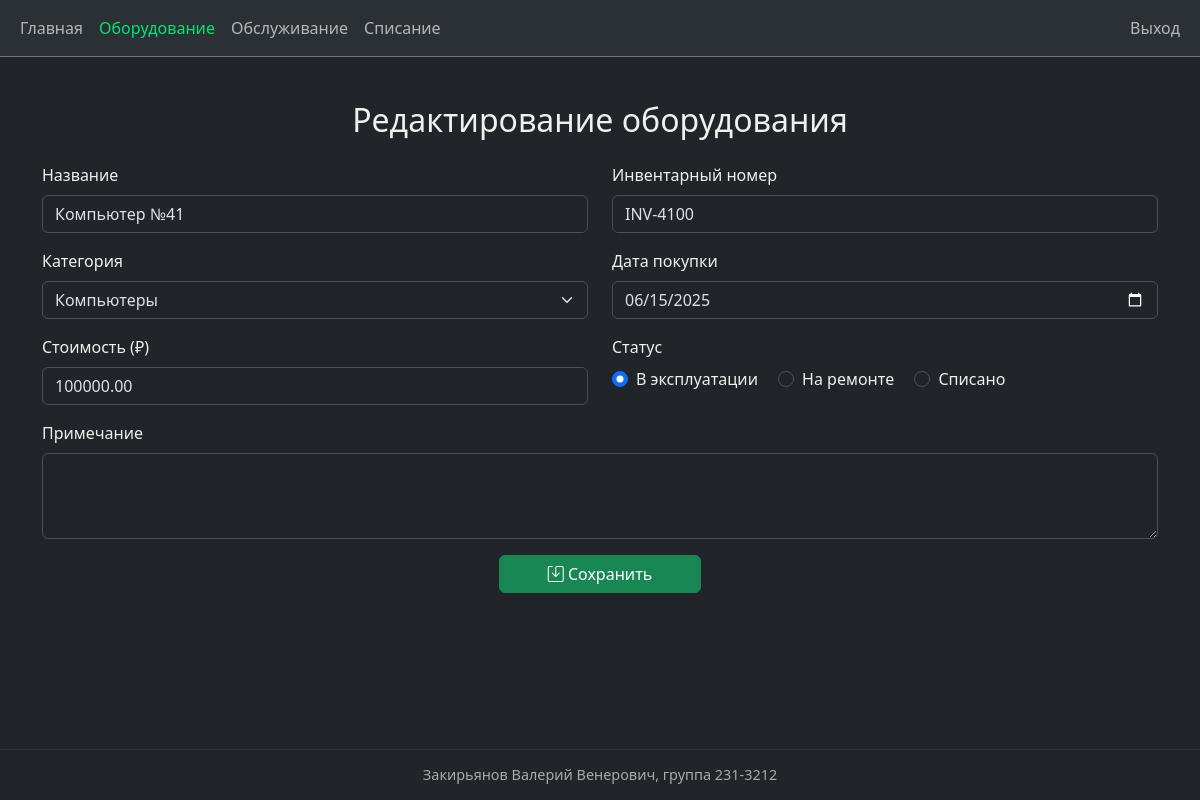
Page /equipment/16/edit (signed in) on the earlier database version.
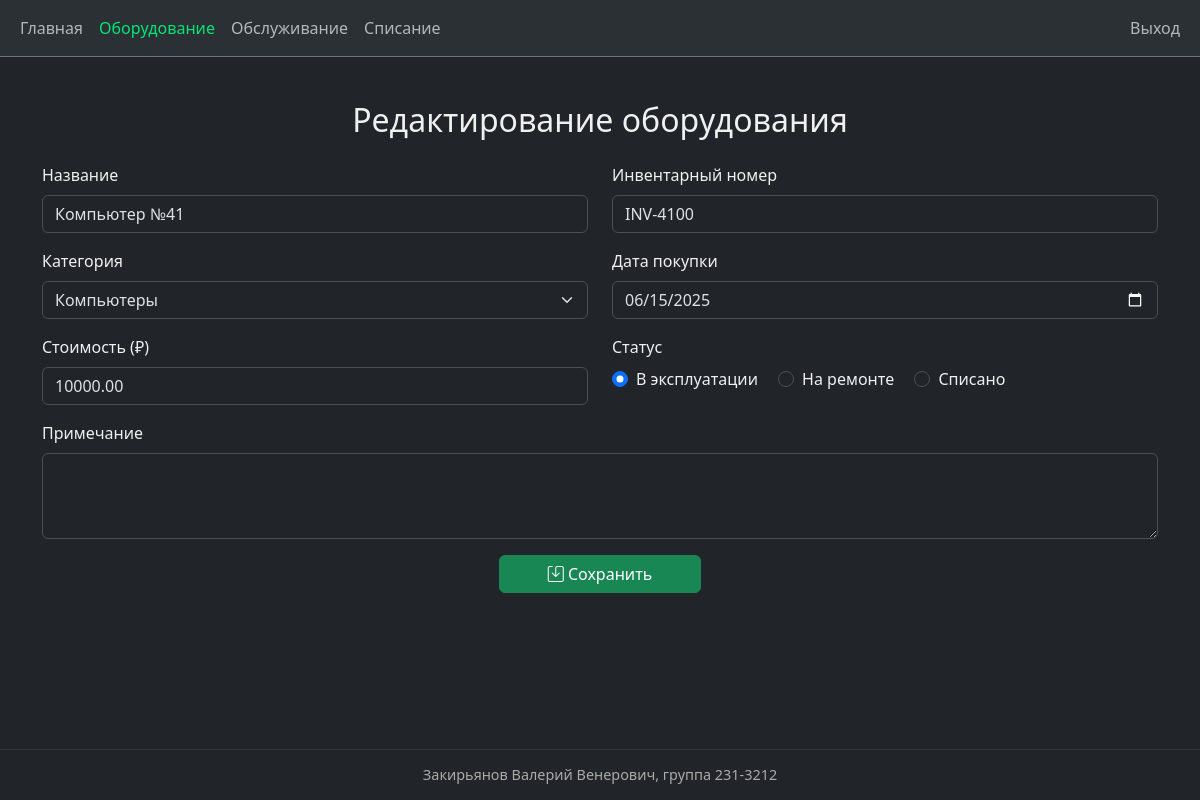
Same page on the later database version.
### app/models.py (models this page shows)
class Equipment(db.Model):
    id = db.Column(db.Integer, primary_key=True)
    name = db.Column(db.String(100), nullable=False)
    inventory_number = db.Column(db.String(50), unique=True, nullable=False)
    category_id = db.Column(db.Integer, db.ForeignKey('category.id'), nullable=False)
    purchase_date = db.Column(db.Date, nullable=False)
    price = db.Column(db.Numeric(10, 2), nullable=False)
    status = db.Column(db.Enum('active', 'repair', 'disposed', name='status_enum'), nullable=False)
    note = db.Column(db.Text)
    image_id = db.Column(db.Integer, db.ForeignKey('image.id'))
    maintenance = db.relationship('Maintenance', backref='equipment', cascade="all, delete")
    disposal = db.relationship('Disposal', backref='equipment', uselist=False, cascade="all, delete")
    responsibles = db.relationship('User', secondary=roles, backref='assigned_equipment')

### app/routes/equipment.py (the view, shortened to what this page needs)
@bp.route('/<int:id>/edit', methods=['GET', 'POST'])
@login_required
def edit_equipment(id):
    equipment = Equipment.query.get_or_404(id)
    if current_user.role != 'admin':
        flash('У вас недостаточно прав.', 'danger')
        return redirect(url_for('equipment.view_equipment', id=id))
    form = EquipmentForm(obj=equipment)
    form.category.choices = [(c.id, c.name) for c in Category.query.all()]
    return render_template('equipment_form.html', form=form, edit_mode=True, active='equipment')

### app/forms.py
class EquipmentForm(FlaskForm):
    name = StringField('Название', validators=[DataRequired()])
    inventory_number = StringField('Инвентарный номер', validators=[DataRequired()])
    category = SelectField('Категория', coerce=int, validators=[DataRequired()])
    purchase_date = DateField('Дата покупки', validators=[DataRequired()])
    price = DecimalField('Стоимость', validators=[DataRequired(), NumberRange(min=0)])
    status = RadioField('Статус', choices=[('active', 'В эксплуатации'), ('repair', 'На ремонте'), ('disposed', 'Списано')], default='active', validators=[DataRequired()])
    note = TextAreaField('Примечание', validators=[Optional()])
    image = FileField('Фотография', validators=[Optional(), FileAllowed(['jpg', 'jpeg', 'png'])])

### app/templates/equipment_form.html (shortened to what this page needs)
{% extends 'base.html' %}
{% block content %}
<h2 class="mb-4 text-center">
    {{ 'Редактирование' if edit_mode else 'Добавление' }} оборудования
</h2>
<form action="" method="POST" enctype="multipart/form-data" class="needs-validation" novalidate>
    <div class="row">
        <div class="col-md-6 mb-3">
            <label for="name" class="form-label">Название</label>
            {{ form.name(class="form-control", placeholder="Введите название") }}
        </div>
        <div class="col-md-6 mb-3">
            <label for="inventory_number" class="form-label">Инвентарный номер</label>
            {{ form.inventory_number(class="form-control", placeholder="Уникальный номер") }}
        </div>
    </div>
    <div class="row">
        <div class="col-md-6 mb-3">
            <label for="category" class="form-label">Категория</label>
            {{ form.category(class="form-select") }}
        </div>
        <div class="col-md-6 mb-3">
            <label for="purchase_date" class="form-label">Дата покупки</label>
            {{ form.purchase_date(class="form-control") }}
        </div>
    </div>
    <div class="row">
        <div class="col-md-6 mb-3">
            <label for="price" class="form-label">Стоимость (₽)</label>
            {{ form.price(class="form-control", placeholder="10000.00") }}
        </div>
        <div class="col-md-6 mb-3">
            <label class="form-label">Статус</label><br>
            {% for subfield in form.status %}
                <div class="form-check form-check-inline">
                    {{ subfield(class="form-check-input") }}
                    <label class="form-check-label">{{ subfield.label.text }}</label>
                </div>
            {% endfor %}
        </div>
    </div>
    <div class="mb-3">
        <label for="note" class="form-label">Примечание</label>
        {{ form.note(class="form-control", rows=3) }}
    </div>
    <div class="text-center">
        <button type="submit" class="btn btn-success px-5">
            <i class="bi bi-save"></i> Сохранить
        </button>
    </div>
</form>
{% endblock %}

Differences in the rows shown:
changed Equipment "Компьютер №41": price "100000.00" → "10000.00"
